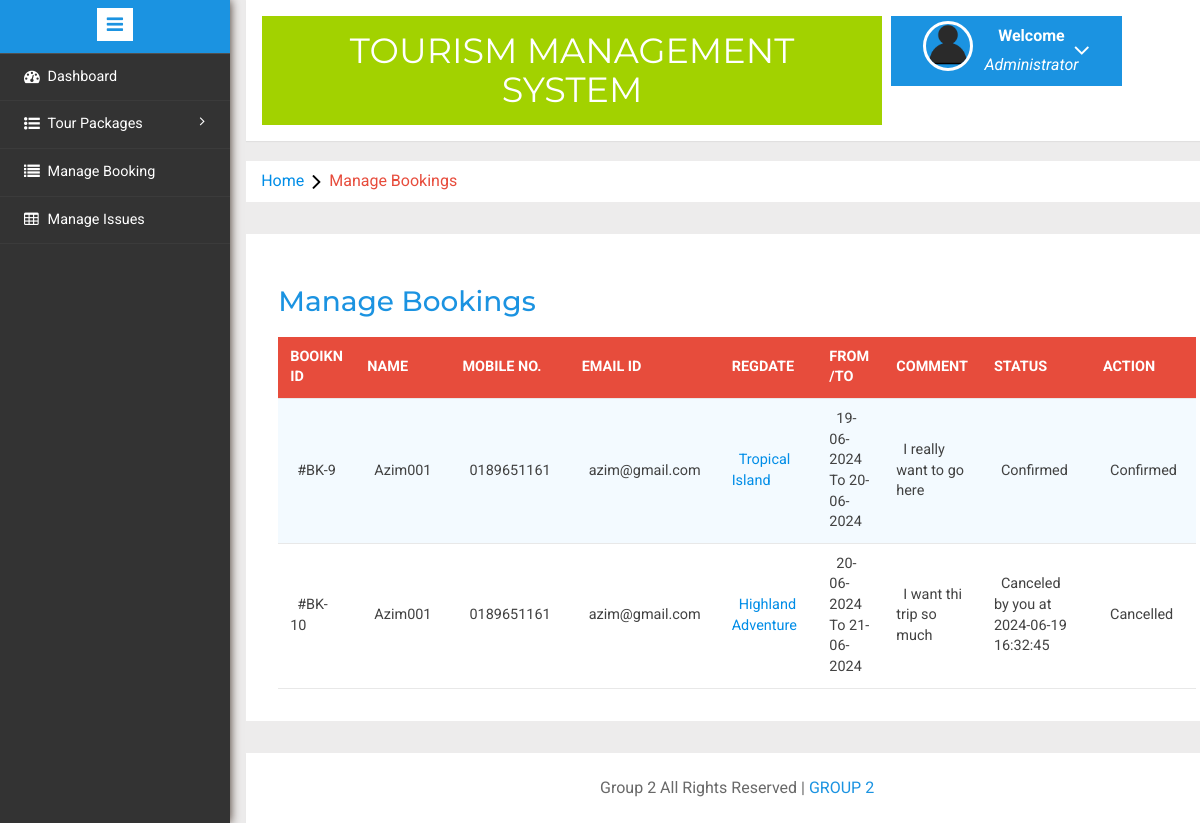
/admin/manage-bookings.php (signed in), run on the app's committed database.
### tables this page shows
CREATE TABLE `tblbooking` (
  `BookingId` int(11) NOT NULL,
  `PackageId` int(11) DEFAULT NULL,
  `UserEmail` varchar(100) DEFAULT NULL,
  `FromDate` varchar(100) DEFAULT NULL,
  `ToDate` varchar(100) DEFAULT NULL,
  `Comment` mediumtext DEFAULT NULL,
  `RegDate` timestamp NULL DEFAULT current_timestamp(),
  `status` int(11) DEFAULT NULL,
  `CancelledBy` varchar(5) DEFAULT NULL,
  `UpdationDate` timestamp NULL DEFAULT NULL ON UPDATE current_timestamp()
);

CREATE TABLE `tblusers` (
  `id` int(11) NOT NULL,
  `FullName` varchar(100) DEFAULT NULL,
  `MobileNumber` char(10) DEFAULT NULL,
  `EmailId` varchar(70) DEFAULT NULL,
  `Password` varchar(100) DEFAULT NULL,
  `RegDate` timestamp NULL DEFAULT current_timestamp(),
  `UpdationDate` timestamp NULL DEFAULT NULL ON UPDATE current_timestamp()
);

CREATE TABLE `tbltourpackages` (
  `PackageId` int(11) NOT NULL,
  `PackageName` varchar(200) DEFAULT NULL,
  `PackageType` varchar(150) DEFAULT NULL,
  `PackageLocation` varchar(100) DEFAULT NULL,
  `PackagePrice` int(11) DEFAULT NULL,
  `PackageFetures` varchar(255) DEFAULT NULL,
  `PackageDetails` mediumtext DEFAULT NULL,
  `PackageImage` varchar(100) DEFAULT NULL,
  `Creationdate` timestamp NULL DEFAULT current_timestamp(),
  `UpdationDate` timestamp NULL DEFAULT NULL ON UPDATE current_timestamp()
);

### admin/manage-bookings.php (the view, shortened to what this page needs)
<?php
include('includes/config.php');
if(strlen($_SESSION['alogin'])==0)
	{
header('location:index.php');
}
else{
	?>
<!DOCTYPE HTML>
<html>
<head>
<link href="css/bootstrap.min.css" rel='stylesheet' type='text/css' />
<link href="css/style.css" rel='stylesheet' type='text/css' />
<link rel="stylesheet" href="css/morris.css" type="text/css"/>
<link href="css/font-awesome.css" rel="stylesheet">
<link rel="stylesheet" type="text/css" href="css/table-style.css" />
<link rel="stylesheet" type="text/css" href="css/basictable.css" />
<link rel="stylesheet" href="css/icon-font.min.css" type='text/css' />
</head>
<body>
   <div class="page-container">
<div class="left-content">
	   <div class="mother-grid-inner">
				<?php include('includes/header.php');?>
				</div>
<ol class="breadcrumb">
                <li class="breadcrumb-item"><a href="index.html">Home</a><i class="fa fa-angle-right"></i>Manage Bookings</li>
            </ol>
<div class="agile-grids">
				<div class="agile-tables">
					<div class="w3l-table-info">
					  <h2>Manage Bookings</h2>
					    <table id="table">
						<thead>
						  <tr>
						  <th>Booikn id</th>
							<th>Name</th>
							<th>Mobile No.</th>
							<th>Email Id</th>
							<th>RegDate </th>
							<th>From /To </th>
							<th>Comment </th>
							<th>Status </th>
							<th>Action </th>
						  </tr>
						</thead>
						<tbody>
<?php $sql = "SELECT tblbooking.BookingId as bookid,tblusers.FullName as fname,tblusers.MobileNumber as mnumber,tblusers.EmailId as email,tbltourpackages.PackageName as pckname,tblbooking.PackageId as pid,tblbooking.FromDate as fdate,tblbooking.ToDate as tdate,tblbooking.Comment as comment,tblbooking.status as status,tblbooking.CancelledBy as cancelby,tblbooking.UpdationDate as upddate from  tblbooking
 left join tblusers  on  tblbooking.UserEmail=tblusers.EmailId
 left join tbltourpackages on tbltourpackages.PackageId=tblbooking.PackageId";
$query = $dbh -> prepare($sql);
$query->execute();
$results=$query->fetchAll(PDO::FETCH_OBJ);
$cnt=1;
if($query->rowCount() > 0)
{
foreach($results as $result)
{				?>
						  <tr>
							<td>#BK-<?php echo htmlentities($result->bookid);?></td>
							<td><?php echo htmlentities($result->fname);?></td>
							<td><?php echo htmlentities($result->mnumber);?></td>
							<td><?php echo htmlentities($result->email);?></td>
							<td><a href="update-package.php?pid=<?php echo htmlentities($result->pid);?>"><?php echo htmlentities($result->pckname);?></a></td>
							<td><?php echo htmlentities($result->fdate);?> To <?php echo htmlentities($result->tdate);?></td>
								<td><?php echo htmlentities($result->comment);?></td>
								<td><?php if($result->status==0)
{
echo "Pending";
}
if($result->status==1)
{
echo "Confirmed";
}
if($result->status==2 and  $result->cancelby=='a')
{
echo "Canceled by you at " .$result->upddate;
}
?></td>
<?php if($result->status==2)
{
	?><td>Cancelled</td>
<?php } elseif($result->status==1)
{
	?><td>Confirmed</td>
<?php }?>
						  </tr>
						 <?php $cnt=$cnt+1;} }?>
						</tbody>
					  </table>
					</div>
			</div>
<?php include('includes/footer.php');?>
</div>
</div>
						<?php include('includes/sidebarmenu.php');?>
							</div>
</body>
</html>
<?php } ?>

### admin/css/table-style.css (style rules this page uses)
table { background: white; border-collapse: collapse; margin: 1.25em 0 0; width: 100%; }
table tr, table th, table td { border: none; border-bottom: 1px solid #e8e8e8; font-size: .95em; }
table th, table td { padding: 10px 12px; text-align: left; }
table th { background: #e74c3c; color: #fff; text-transform: uppercase; }
table tr td { background: #f3faff; color: #424242; }
table tr:nth-of-type(2n+2) td { background: #ffffff; }
table { width: 100%; }

### data on the page
tblbooking: BookingId "9", tblusers.FullName "Azim001", tblusers.MobileNumber "0189651161", tblusers.EmailId "azim@gmail.com", PackageId.PackageName "Tropical Island", FromDate "19-06-2024", ToDate "20-06-2024", Comment "I really want to go here", status "Confirmed"
tblbooking: BookingId "10", tblusers.FullName "Azim001", tblusers.MobileNumber "0189651161", tblusers.EmailId "azim@gmail.com", PackageId.PackageName "Highland Adventure", FromDate "20-06-2024", ToDate "21-06-2024", Comment "I want thi trip so much", UpdationDate "2024-06-19 16:32:45", status "Cancelled"
